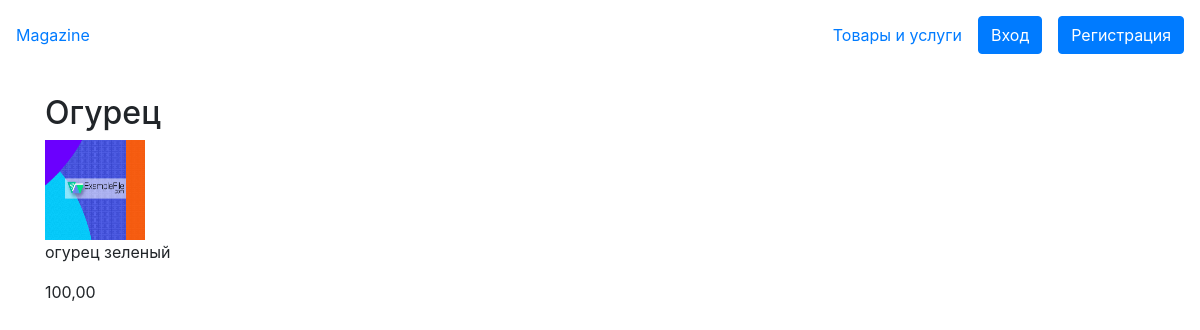
Screenshot of /magazine/service/2 with the database file from the repository.
### magazine/models.py (models this page shows, shortened)
class Product(models.Model):
    title = models.CharField(max_length=100)
    description = models.TextField()
    price = models.DecimalField(max_digits=7, decimal_places=2)
    image = models.ImageField(upload_to='products/')
    created = models.DateTimeField(auto_now_add=True)
    class Meta:
        ordering = ['title']

### magazine/views.py (the view, shortened to what this page needs)
# urls.py: path('service/<int:pk>', views.ServiceDetailView.as_view(), name='service-detail'),
class ServiceDetailView(DetailView):
    model = Product
    template_name = 'magazine/service_detail.html'

### magazine/templates/magazine/service_detail.html (shortened to what this page needs)
{% extends 'base.html' %}
{% block content %}
<h2>{{ product.title }}</h2>
<img src="{{ product.image.url }}" style="width: 100px; height: 100px;">
<p>{{ product.description }}</p>
<p>{{ product.price }}</p>
{% endblock %}

### rows the page displays
Product: title "Огурец", image (picture), description "огурец зеленый", price "100,00"
